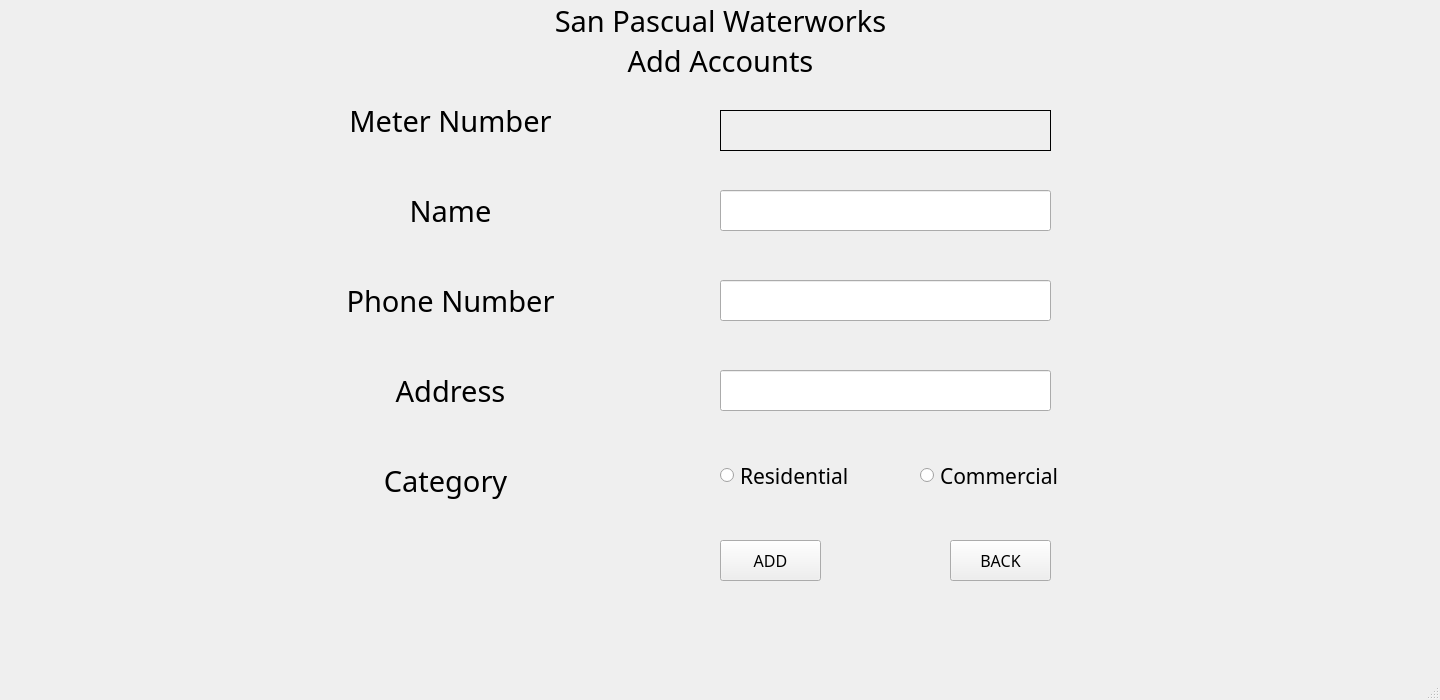
<?xml version="1.0" encoding="UTF-8"?>
<ui version="4.0">
 <class>addWindow</class>
 <widget class="QMainWindow" name="addWindow">
  <property name="geometry">
   <rect>
    <x>0</x>
    <y>0</y>
    <width>1440</width>
    <height>700</height>
   </rect>
  </property>
  <property name="windowTitle">
   <string>San Pascual Waterworks</string>
  </property>
  <widget class="QWidget" name="centralwidget">
   <widget class="QLabel" name="label_2">
    <property name="geometry">
     <rect>
      <x>0</x>
      <y>40</y>
      <width>1441</width>
      <height>41</height>
     </rect>
    </property>
    <property name="font">
     <font>
      <family>MS Gothic</family>
      <pointsize>22</pointsize>
     </font>
    </property>
    <property name="text">
     <string>Add Accounts</string>
    </property>
    <property name="alignment">
     <set>Qt::AlignCenter</set>
    </property>
   </widget>
   <widget class="QLabel" name="label">
    <property name="geometry">
     <rect>
      <x>0</x>
      <y>0</y>
      <width>1441</width>
      <height>41</height>
     </rect>
    </property>
    <property name="font">
     <font>
      <family>MS Gothic</family>
      <pointsize>22</pointsize>
     </font>
    </property>
    <property name="text">
     <string>San Pascual Waterworks</string>
    </property>
    <property name="alignment">
     <set>Qt::AlignCenter</set>
    </property>
   </widget>
   <widget class="QLabel" name="label_3">
    <property name="geometry">
     <rect>
      <x>210</x>
      <y>100</y>
      <width>481</width>
      <height>41</height>
     </rect>
    </property>
    <property name="font">
     <font>
      <family>MS Gothic</family>
      <pointsize>22</pointsize>
     </font>
    </property>
    <property name="text">
     <string>Meter Number</string>
    </property>
    <property name="alignment">
     <set>Qt::AlignCenter</set>
    </property>
   </widget>
   <widget class="QLabel" name="label_4">
    <property name="geometry">
     <rect>
      <x>210</x>
      <y>190</y>
      <width>481</width>
      <height>41</height>
     </rect>
    </property>
    <property name="font">
     <font>
      <family>MS Gothic</family>
      <pointsize>22</pointsize>
     </font>
    </property>
    <property name="text">
     <string>Name</string>
    </property>
    <property name="alignment">
     <set>Qt::AlignCenter</set>
    </property>
   </widget>
   <widget class="QLabel" name="label_5">
    <property name="geometry">
     <rect>
      <x>210</x>
      <y>280</y>
      <width>481</width>
      <height>41</height>
     </rect>
    </property>
    <property name="font">
     <font>
      <family>MS Gothic</family>
      <pointsize>22</pointsize>
     </font>
    </property>
    <property name="text">
     <string>Phone Number</string>
    </property>
    <property name="alignment">
     <set>Qt::AlignCenter</set>
    </property>
   </widget>
   <widget class="QLineEdit" name="lineName">
    <property name="geometry">
     <rect>
      <x>720</x>
      <y>190</y>
      <width>331</width>
      <height>41</height>
     </rect>
    </property>
    <property name="font">
     <font>
      <family>MS Gothic</family>
      <pointsize>22</pointsize>
     </font>
    </property>
    <property name="text">
     <string/>
    </property>
   </widget>
   <widget class="QLineEdit" name="linePhone">
    <property name="geometry">
     <rect>
      <x>720</x>
      <y>280</y>
      <width>331</width>
      <height>41</height>
     </rect>
    </property>
    <property name="font">
     <font>
      <family>MS Gothic</family>
      <pointsize>22</pointsize>
     </font>
    </property>
    <property name="text">
     <string/>
    </property>
   </widget>
   <widget class="QPushButton" name="btnAdd">
    <property name="geometry">
     <rect>
      <x>720</x>
      <y>540</y>
      <width>101</width>
      <height>41</height>
     </rect>
    </property>
    <property name="font">
     <font>
      <family>MS Gothic</family>
      <pointsize>12</pointsize>
     </font>
    </property>
    <property name="text">
     <string>ADD</string>
    </property>
   </widget>
   <widget class="QPushButton" name="btnBack">
    <property name="geometry">
     <rect>
      <x>950</x>
      <y>540</y>
      <width>101</width>
      <height>41</height>
     </rect>
    </property>
    <property name="font">
     <font>
      <family>MS Gothic</family>
      <pointsize>12</pointsize>
     </font>
    </property>
    <property name="text">
     <string>BACK</string>
    </property>
   </widget>
   <widget class="QLineEdit" name="lineAddress">
    <property name="geometry">
     <rect>
      <x>720</x>
      <y>370</y>
      <width>331</width>
      <height>41</height>
     </rect>
    </property>
    <property name="font">
     <font>
      <family>MS Gothic</family>
      <pointsize>22</pointsize>
     </font>
    </property>
    <property name="text">
     <string/>
    </property>
   </widget>
   <widget class="QLabel" name="label_6">
    <property name="geometry">
     <rect>
      <x>210</x>
      <y>370</y>
      <width>481</width>
      <height>41</height>
     </rect>
    </property>
    <property name="font">
     <font>
      <family>MS Gothic</family>
      <pointsize>22</pointsize>
     </font>
    </property>
    <property name="text">
     <string>Address</string>
    </property>
    <property name="alignment">
     <set>Qt::AlignCenter</set>
    </property>
   </widget>
   <widget class="QLabel" name="label_7">
    <property name="geometry">
     <rect>
      <x>210</x>
      <y>460</y>
      <width>471</width>
      <height>41</height>
     </rect>
    </property>
    <property name="font">
     <font>
      <family>MS Gothic</family>
      <pointsize>22</pointsize>
     </font>
    </property>
    <property name="text">
     <string>Category</string>
    </property>
    <property name="alignment">
     <set>Qt::AlignCenter</set>
    </property>
   </widget>
   <widget class="QRadioButton" name="radResidential">
    <property name="geometry">
     <rect>
      <x>720</x>
      <y>460</y>
      <width>151</width>
      <height>31</height>
     </rect>
    </property>
    <property name="font">
     <font>
      <family>MS Gothic</family>
      <pointsize>16</pointsize>
     </font>
    </property>
    <property name="text">
     <string>Residential</string>
    </property>
   </widget>
   <widget class="QRadioButton" name="radCommercial">
    <property name="geometry">
     <rect>
      <x>920</x>
      <y>460</y>
      <width>151</width>
      <height>31</height>
     </rect>
    </property>
    <property name="font">
     <font>
      <family>MS Gothic</family>
      <pointsize>16</pointsize>
     </font>
    </property>
    <property name="text">
     <string>Commercial</string>
    </property>
   </widget>
   <widget class="QLabel" name="lblMeterNumber">
    <property name="geometry">
     <rect>
      <x>720</x>
      <y>110</y>
      <width>331</width>
      <height>41</height>
     </rect>
    </property>
    <property name="font">
     <font>
      <family>MS Gothic</family>
      <pointsize>22</pointsize>
     </font>
    </property>
    <property name="frameShape">
     <enum>QFrame::Box</enum>
    </property>
    <property name="text">
     <string/>
    </property>
    <property name="alignment">
     <set>Qt::AlignCenter</set>
    </property>
   </widget>
  </widget>
  <widget class="QMenuBar" name="menubar">
   <property name="geometry">
    <rect>
     <x>0</x>
     <y>0</y>
     <width>1440</width>
     <height>21</height>
    </rect>
   </property>
  </widget>
  <widget class="QStatusBar" name="statusbar"/>
 </widget>
 <resources/>
 <connections/>
</ui>
